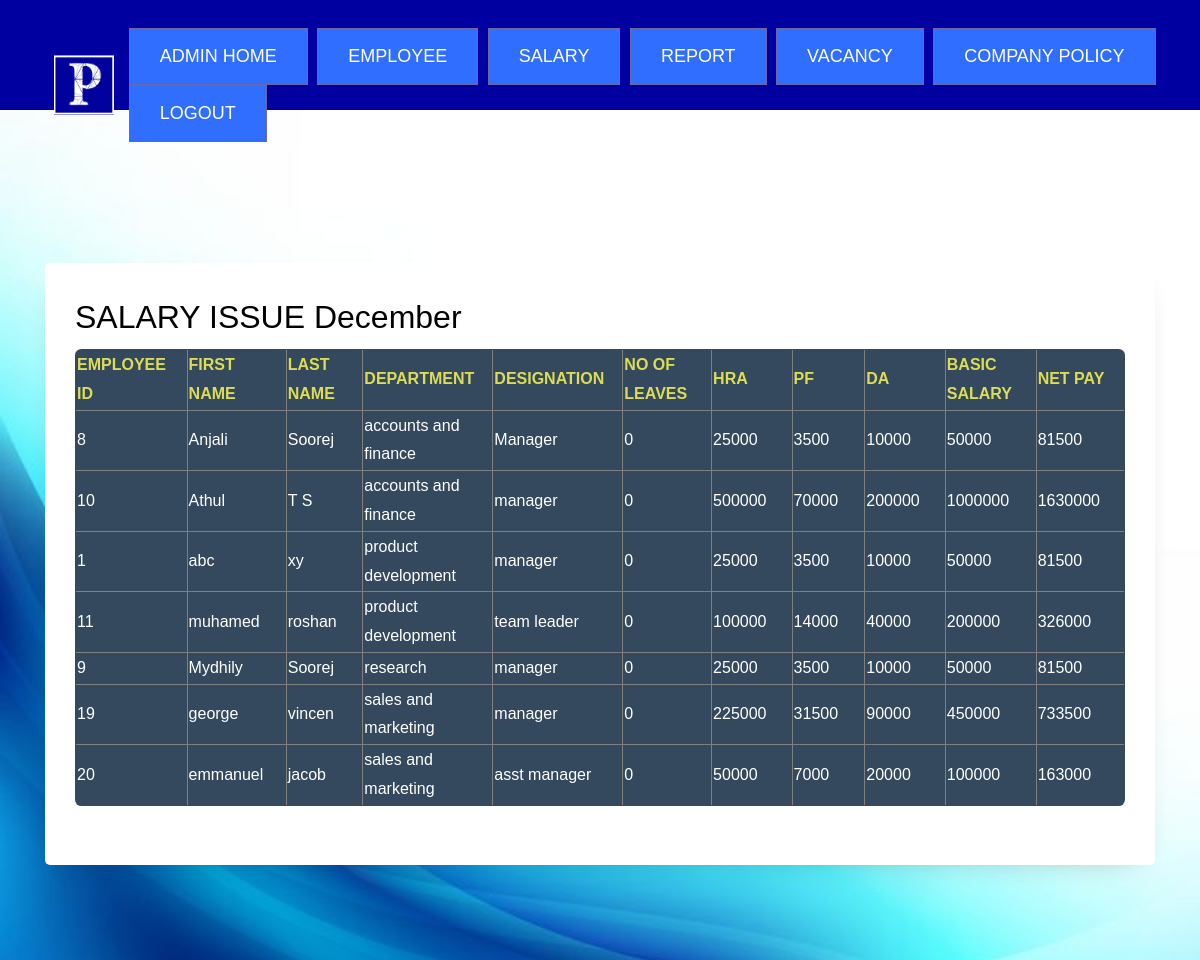
The app's page /anjali/admin/salary_action.php with its own data.
### tables this page shows
CREATE TABLE IF NOT EXISTS `employee` (
  `emp_id` int(4) NOT NULL AUTO_INCREMENT,
  `f_name` varchar(15) NOT NULL,
  `l_name` varchar(15) NOT NULL,
  `gender` varchar(10) NOT NULL,
  `department` varchar(100) NOT NULL,
  `designation` varchar(50) NOT NULL,
  `email` varchar(50) NOT NULL,
  `address` varchar(250) NOT NULL,
  `mobile` double NOT NULL,
  `salary` int(12) NOT NULL,
  `join_date` date NOT NULL,
  `dob` date NOT NULL,
  `password` varchar(15) NOT NULL,
  `c_password` varchar(15) NOT NULL,
  `emp_status` varchar(15) NOT NULL,
  PRIMARY KEY (`emp_id`)
);

### anjali/admin/salary_action.php (the view, shortened to what this page needs)
<?php
include("header.php");
include 'connect.php';
$month=$_POST['month'];
$year=$_POST['year'];
if($month==1)
	$v_month='January';
else if($month==2)
	$v_month='February';
else if($month==3)
	$v_month='March';
else if($month==4)
	$v_month='April';
else if($month==5)
	$v_month='May';
else if($month==6)
	$v_month='June';
else if($month==7)
	$v_month='July';
else if($month==8)
	$v_month='August';
else if($month==9)
	$v_month='September';
else if($month==10)
	$v_month='October';
else if($month==11)
	$v_month='November';
else
	$v_month='December';
?>
<div class="hero-wrap" style="background-image: url('images/admin1.jpg');" data-stellar-background-ratio="0.8	">
      <div class="container">
        <div class="row no-gutters slider-text align-items-center justify-content-start" data-scrollax-parent="true">
          <div class="col-lg-12 col-md-0 mt-0 mt-md-0"><br><br>
		  <form method="POST" action="salary_action.php" class="request-form ftco-animate">
          		<h2>SALARY ISSUE <?php echo $v_month," ",$year;?></h2>
				<table class="rwd-table" border="1">
			<th style="width:250px">EMPLOYEE ID</th>
			<th style="width:250px">FIRST NAME</th>
			<th style="width:250px">LAST NAME</th>
			<th style="width:250px">DEPARTMENT</th>
			<th style="width:250px">DESIGNATION</th>
			<th style="width:250px">NO OF LEAVES</th>
			<th style="width:250px">HRA</th>
			<th style="width:250px">PF</th>
			<th style="width:250px">DA</th>
			<th style="width:250px">BASIC SALARY</th>
			<th style="width:250px">NET PAY</th>
<?php
$s="select emp_id,f_name,l_name,department,designation,email from employee where emp_status='working' order by department";
$result=mysqli_query($con,$s);
while($d=mysqli_fetch_array($result))
{
	$emp_id=$d[0];
	$f_name=$d[1];
	$l_name=$d[2];
    $department=$d[3];
	$designation=$d[4];
	$email=$d[5];
$sql1="select sum(days),email from leaves where month(from_date)='$month' and month(to_date)='$month'  AND YEAR(from_date) ='$year' AND YEAR(to_date)='$year' and l_status='approved'  and email='$email' group by email";
$result1=mysqli_query($con,$sql1);
if($data=mysqli_fetch_array($result1))
{
	$leave=$data[0];
	$email=$data[1];
}
else
{
	$leave=0;
}
$month=$_POST['month'];
$year=$_POST['year'];
$sql2="select salary,email from employee where emp_id='$emp_id'";
$result2=mysqli_query($con,$sql2);
if($data1=mysqli_fetch_array($result2))
{
	$salary=$data1[0];
}
$hra=(50/100)*$salary;
$da=(20/100)*$salary;
$pf=(7/100)*$salary;
$net_pay=$salary+$hra+$da-$pf;
$sql4="select * from salary where month='$month' and year='$year'";
$result4=mysqli_query($con,$sql4);
if($result4!=TRUE)
{
				?>
				<script>
				alert("salary already issued");
				window.location='salary.php';
				</script>
				<?php
}
else
{
?>
  <tr>
    <td data-th="Movie Title"><?php echo $emp_id;?></td>
    <td data-th="Genre"><?php echo $f_name;?></td>
    <td data-th="Year"><?php echo $l_name;?></td>
    <td data-th="Year"><?php echo $department;?></td>
    <td data-th="Year"><?php echo $designation;?></td>
    <td data-th="Year"><?php echo $leave;?></td>
    <td data-th="Year"><?php echo $hra;?></td>
    <td data-th="Year"><?php echo $pf;?></td>
	<td data-th="Year"><?php echo $da;?></td>
    <td data-th="Gross"><?php echo $salary;?></td>
	<td data-th="Gross"><?php echo $net_pay;?></td>
  </tr>
<?php
}}
?>
</table><br></form>
        </div>
      </div>
    </div>
  </body>
</html>

### anjali/admin/header.php (style rules this page uses)
body { background:#eee; margin:0; padding:0; font-family: "Trebuchet MS",Arial,Helvetica,sans-serif; }

### records on screen
employee: emp_id "8", f_name "Anjali", l_name "Soorej", department "accounts and finance", designation "Manager", leave "0", salary "25000", salary "3500", salary "10000", salary "50000", salary "81500"
employee: emp_id "10", f_name "Athul", l_name "T S", department "accounts and finance", designation "manager", leave "0", salary "500000", salary "70000", salary "200000", salary "1000000", salary "1630000"
employee: emp_id "1", f_name "abc", l_name "xy", department "product development", designation "manager", leave "0", salary "25000", salary "3500", salary "10000", salary "50000", salary "81500"
employee: emp_id "11", f_name "muhamed", l_name "roshan", department "product development", designation "team leader", leave "0", salary "100000", salary "14000", salary "40000", salary "200000", salary "326000"
employee: emp_id "9", f_name "Mydhily", l_name "Soorej", department "research", designation "manager", leave "0", salary "25000", salary "3500", salary "10000", salary "50000", salary "81500"
employee: emp_id "19", f_name "george", l_name "vincen", department "sales and marketing", designation "manager", leave "0", salary "225000", salary "31500", salary "90000", salary "450000", salary "733500"
employee: emp_id "20", f_name "emmanuel", l_name "jacob", department "sales and marketing", designation "asst manager", leave "0", salary "50000", salary "7000", salary "20000", salary "100000", salary "163000"

### other values on screen
$v_month "December"
